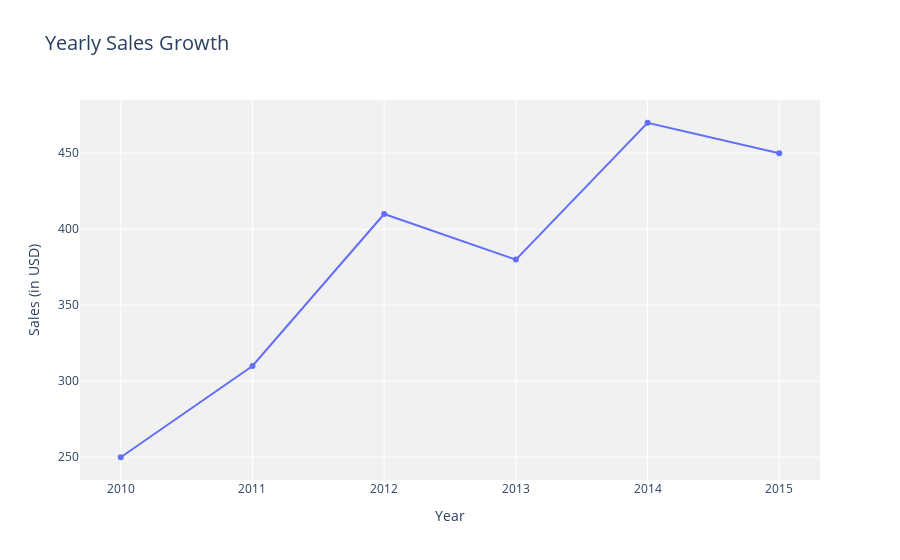

Notebook source saved alongside this figure:
### Markdown cell above
Line Chart - plotly

### Code cell
# Example data
data = {
    "Year": [2010, 2011, 2012, 2013, 2014, 2015],
    "Sales": [250, 310, 410, 380, 470, 450]
}
df = pd.DataFrame(data)

# Create the line chart using plotly
fig = px.line(
    df,
    x="Year",
    y="Sales",
    title="Yearly Sales Growth",
    labels={"Sales": "Sales (in USD)", "Year": "Year"},
    markers=True
)

# Customize the layout (optional)
fig.update_layout(
    title_font_size=20,
    xaxis_title="Year",
    yaxis_title="Sales (in USD)",
    plot_bgcolor="rgba(240,240,240,0.9)"  # Light background
)

# Show the interactive chart
fig.show()

### Figure 1 — Plotly figure (JSON) as saved in the notebook; plotly's stock layout.template omitted (floating-point values rounded to 4 significant figures)
{"data": [{"hovertemplate": "Year=%{x}<br>Sales (in USD)=%{y}<extra></extra>", "legendgroup": "", "line": {"color": "#636efa", "dash": "solid"}, "marker": {"symbol": "circle"}, "mode": "lines+markers", "name": "", "orientation": "v", "showlegend": false, "type": "scatter", "x": [2010, 2011, 2012, 2013, 2014, 2015], "xaxis": "x", "y": [250, 310, 410, 380, 470, 450], "yaxis": "y"}], "layout": {"legend": {"tracegroupgap": 0}, "plot_bgcolor": "rgba(240,240,240,0.9)", "title": {"font": {"size": 20}, "text": "Yearly Sales Growth"}, "xaxis": {"anchor": "y", "domain": [0, 1], "title": {"text": "Year"}}, "yaxis": {"anchor": "x", "domain": [0, 1], "title": {"text": "Sales (in USD)"}}}}
